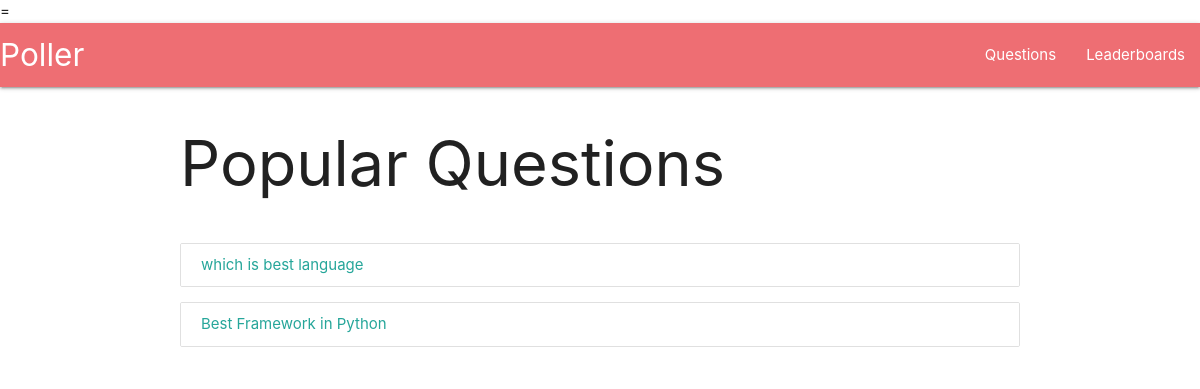
The page /questions/index on the database its author committed.
### modelapp/models.py (models this page shows, shortened)
class Question(models.Model):
    slug=models.SlugField()
    content=models.CharField(max_length=1024)

### modelapp/views.py (the view)
# urls.py: path('index',views.Index.as_view(),name='index'),
class Index(ListView):
    model=models.Question
    template_name='modelapp/index.html'
    context_object_name='question_list'

### templates/modelapp/index.html
{% extends 'modelapp/base.html' %}
{% block content %}
    {% include 'components/navbar.html' %}
    <div class="container">
        <div class="row">
            <h1>Popular Questions</h1>
        </div>
        <div class="row">
            <div class="col-6">
                {% for question in question_list %}
                    <div class="collection">
                        <a href="{% url 'question' question.id %}" class="collection-item">
                            {{question.content}}
                        </a>
                    </div>
                {% endfor %}
            </div>
        </div>
    </div>
{% endblock %}

### rows shown on the page
Question: content "which is best language"
Question: content "Best Framework in Python"
